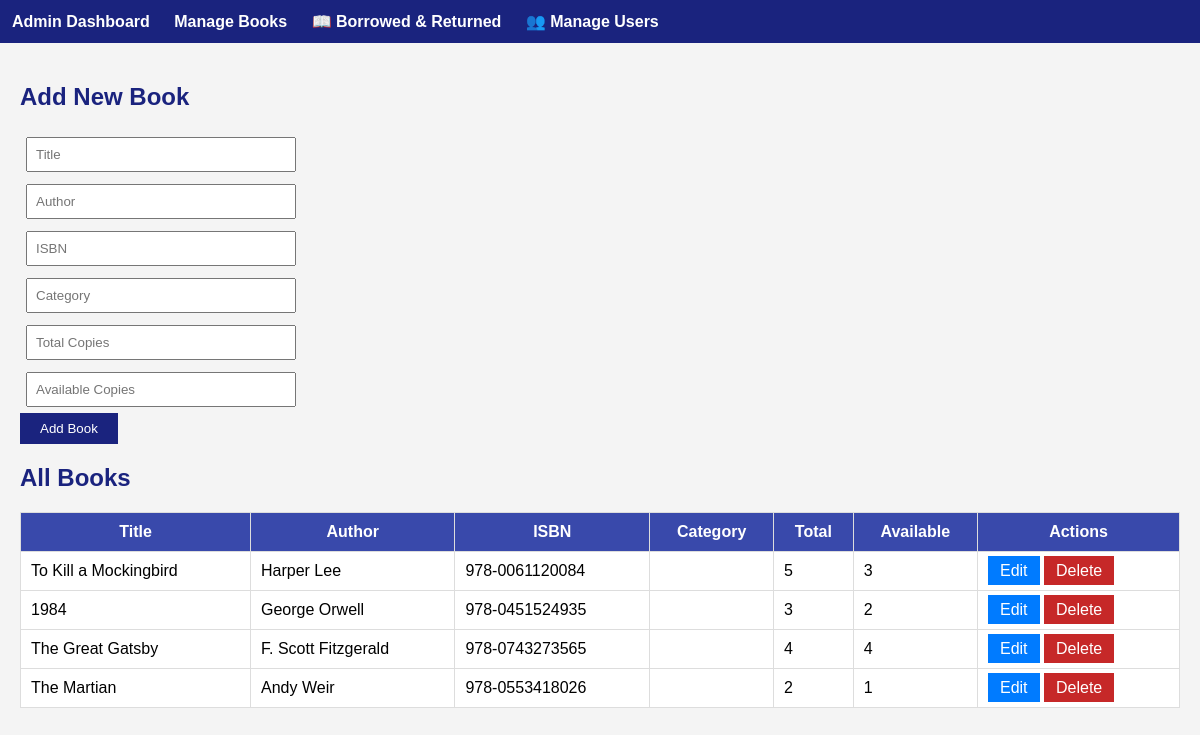
The app's page /admin/manage_books.php with its own data.
### tables this page shows
CREATE TABLE Books (
    BookID INT AUTO_INCREMENT PRIMARY KEY,
    ISBN VARCHAR(20) UNIQUE NOT NULL,
    Title VARCHAR(200) NOT NULL,
    Author VARCHAR(100) NOT NULL,
    Publisher VARCHAR(100),
    PublicationYear INT,
    CategoryID INT,
    TotalCopies INT NOT NULL DEFAULT 1,
    AvailableCopies INT NOT NULL DEFAULT 1,
    ShelfLocation VARCHAR(20),
    Description TEXT,
    CoverImage VARCHAR(255),
    AddedBy INT,  
    DateAdded TIMESTAMP DEFAULT CURRENT_TIMESTAMP,
    FOREIGN KEY (CategoryID) REFERENCES Categories(CategoryID) ON DELETE SET NULL,
    FOREIGN KEY (AddedBy) REFERENCES Users(UserID) ON DELETE SET NULL,
    INDEX idx_title (Title),
    INDEX idx_author (Author),
    INDEX idx_isbn (ISBN),
    FULLTEXT INDEX ft_search (Title, Author, Description)
);

### admin/manage_books.php (the view, shortened to what this page needs)
<?php
$host = "localhost";
$user = "root";
$password = "";
$dbname = "librarydb";
$conn = new mysqli($host, $user, $password, $dbname);
$books = $conn->query("SELECT * FROM Books");
$editBook = null;
?>
<!DOCTYPE html>
<html>
<head>
</head>
<body>
<div class="nav">
    <a href="admindashboard.php">Admin Dashboard</a>
    <a href="manage_books.php">Manage Books</a>
    <a href="borrowed_books.php">📖 Borrowed & Returned</a>
    <a href="manage_users.php">👥 Manage Users</a>
</div>
<div class="container">
    <h2><?php echo $editBook ? 'Edit Book' : 'Add New Book'; ?></h2>
    <form method="post">
        <input type="text" name="title" placeholder="Title" required value="<?php echo $editBook['Title'] ?? ''; ?>"><br>
        <input type="text" name="author" placeholder="Author" value="<?php echo $editBook['Author'] ?? ''; ?>"><br>
        <input type="text" name="isbn" placeholder="ISBN" value="<?php echo $editBook['ISBN'] ?? ''; ?>"><br>
        <input type="text" name="category" placeholder="Category" value="<?php echo $editBook['Category'] ?? ''; ?>"><br>
        <input type="number" name="total" placeholder="Total Copies" required value="<?php echo $editBook['TotalCopies'] ?? ''; ?>"><br>
        <input type="number" name="available" placeholder="Available Copies" required value="<?php echo $editBook['AvailableCopies'] ?? ''; ?>"><br>
        <button type="submit" name="<?php echo $editBook ? 'update' : 'add'; ?>">
            <?php echo $editBook ? 'Update Book' : 'Add Book'; ?>
        </button>
    </form>
    <h2>All Books</h2>
    <table>
        <tr>
            <th>Title</th><th>Author</th><th>ISBN</th><th>Category</th><th>Total</th><th>Available</th><th>Actions</th>
        </tr>
        <?php while ($row = $books->fetch_assoc()) { ?>
            <tr>
                <td><?php echo htmlspecialchars($row['Title']); ?></td>
                <td><?php echo htmlspecialchars($row['Author']); ?></td>
                <td><?php echo htmlspecialchars($row['ISBN']); ?></td>
                <td><?php echo htmlspecialchars($row['Category']); ?></td>
                <td><?php echo $row['TotalCopies']; ?></td>
                <td><?php echo $row['AvailableCopies']; ?></td>
                <td>
                    <a href="?edit=<?php echo $row['BookID']; ?>" class="edit-btn">Edit</a>
                    <a href="?delete=<?php echo $row['BookID']; ?>" class="delete-btn" onclick="return confirm('Delete this book?');">Delete</a>
                </td>
            </tr>
        <?php } ?>
    </table>
</div>
</body>
</html>

### admin/manage_books.php (style rules this page uses)
body { font-family: Arial; background: #f4f4f4; margin: 0; padding: 0; }
.nav { background: #1a237e; padding: 12px; }
.nav a { color: white; margin-right: 20px; text-decoration: none; font-weight: bold; }
.container { padding: 20px; }
form input, select { padding: 8px; margin: 6px; width: 250px; }
form button { padding: 8px 20px; background: #1a237e; color: white; border: none; cursor: pointer; }
table { margin-top: 20px; width: 100%; border-collapse: collapse; background: white; }
th, td { border: 1px solid #ddd; padding: 10px; }
th { background: #3949ab; color: white; }
.edit-btn, .delete-btn { padding: 6px 12px; color: white; text-decoration: none; }
.edit-btn { background: #007bff; }
.delete-btn { background: #c62828; }
h2 { color: #1a237e; }

### records on screen
books: Title "To Kill a Mockingbird", Author "Harper Lee", ISBN "978-0061120084", TotalCopies "5", AvailableCopies "3"
books: Title "1984", Author "George Orwell", ISBN "978-0451524935", TotalCopies "3", AvailableCopies "2"
books: Title "The Great Gatsby", Author "F. Scott Fitzgerald", ISBN "978-0743273565", TotalCopies "4", AvailableCopies "4"
books: Title "The Martian", Author "Andy Weir", ISBN "978-0553418026", TotalCopies "2", AvailableCopies "1"
